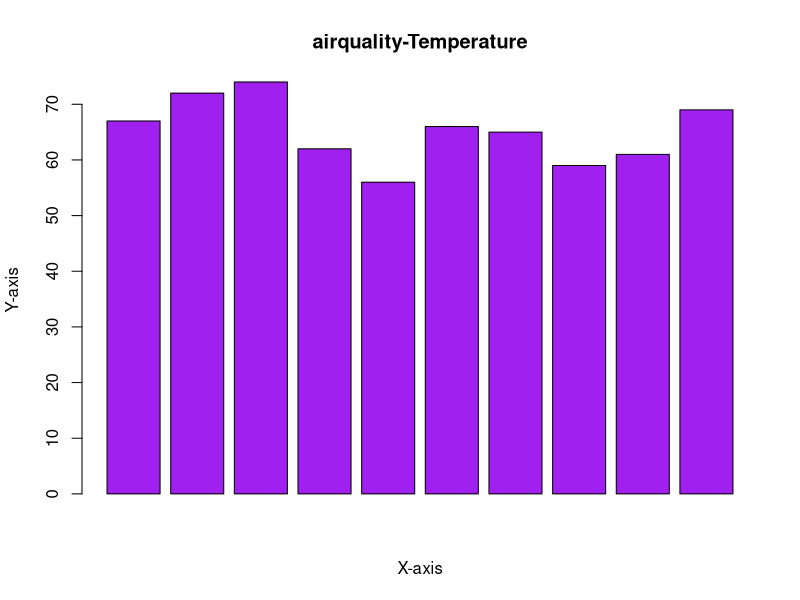
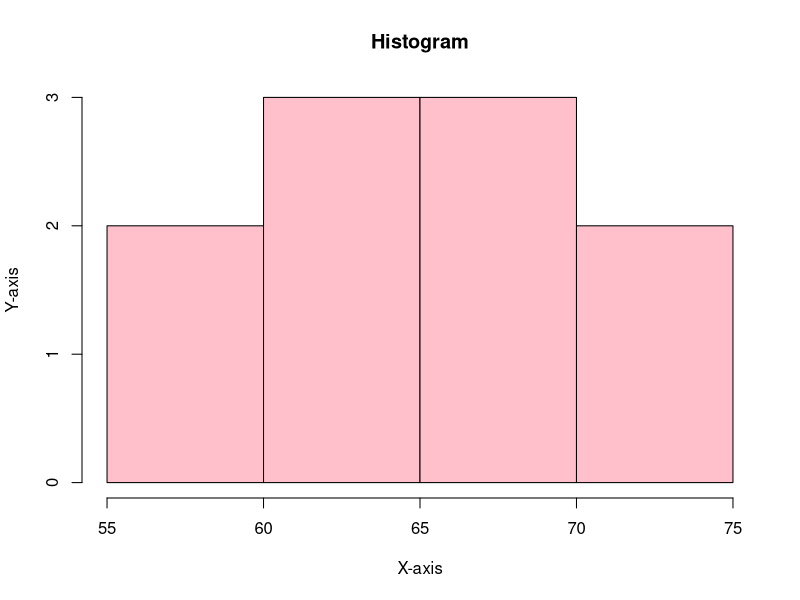
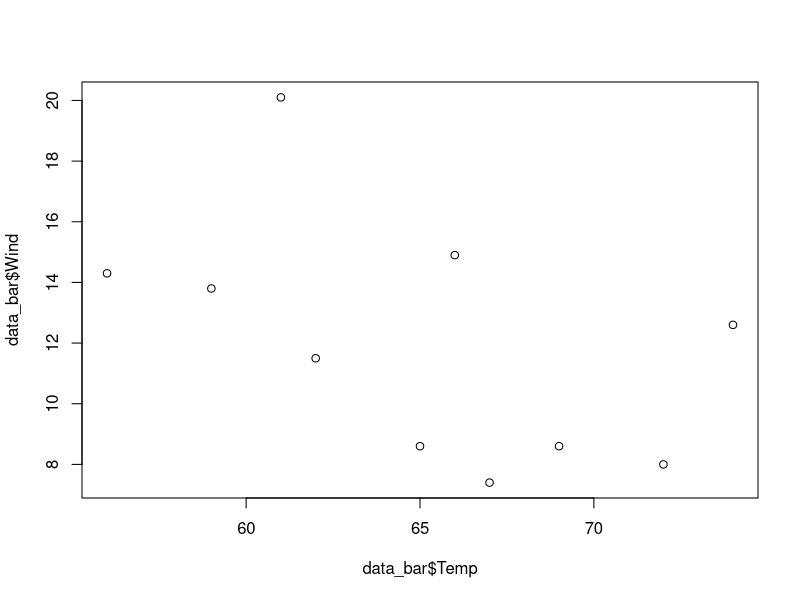
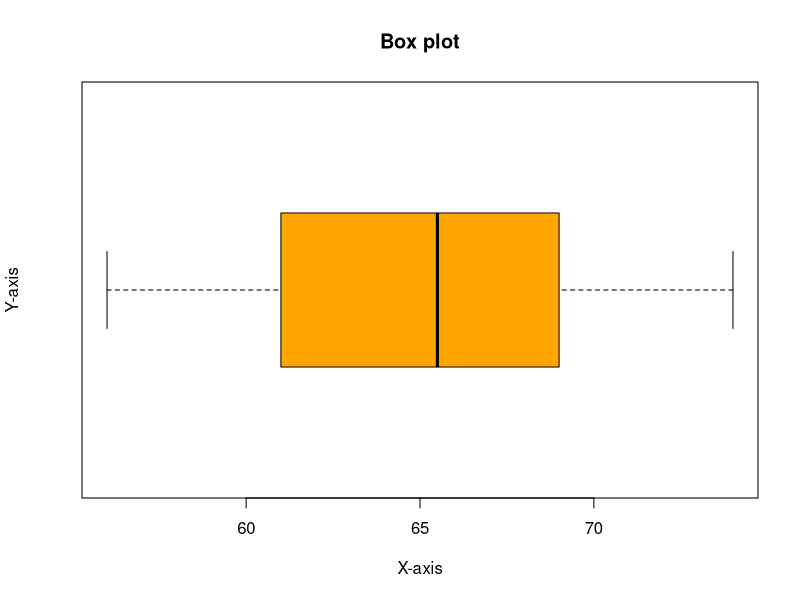

These figures' R source, in order:
data("airquality")
library(dplyr)
data_bar= slice(airquality,1:10)
View(data_bar)

#Bar plot
#Bar plot comes for single column or variable.

barplot(data_bar $Temp,
        main="airquality-Temperature",
        xlab = "X-axis",
        ylab = "Y-axis",
        col = "Purple"
        #horiz = T
        )
        

#Histogram plot
hist(data_bar $Temp,
        main="Histogram",
        xlab = "X-axis",
        #xlim = c(56,70),
        ylab = "Y-axis",
        col = "Pink",
        freq = T
      )

#Scatter plot
plot(data_bar $Temp,data_bar $Wind)

#Box plot
boxplot(data_bar $Temp,
        main="Box plot",
        xlab = "X-axis",
        ylab = "Y-axis",
        col="Orange",
        horizontal = T 
        #horizontal = F
        )
